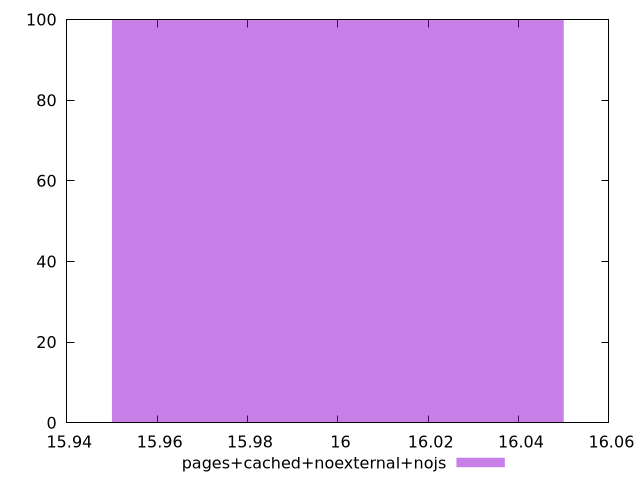

Source code (gnuplot):
$_pagesCachedNoexternalNojs <<EOF
16 100
EOF
set key outside below
set terminal pngcairo
set output "report_00006_2020-11-02T20-21-41.718Z/max-potential-fid/pages+cached+noexternal+nojs//raw_hist.png"
set yrange [0:100]
set boxwidth 0.1
set style fill transparent solid 0.5 noborder
plot $_pagesCachedNoexternalNojs title "pages+cached+noexternal+nojs" with boxes ,
